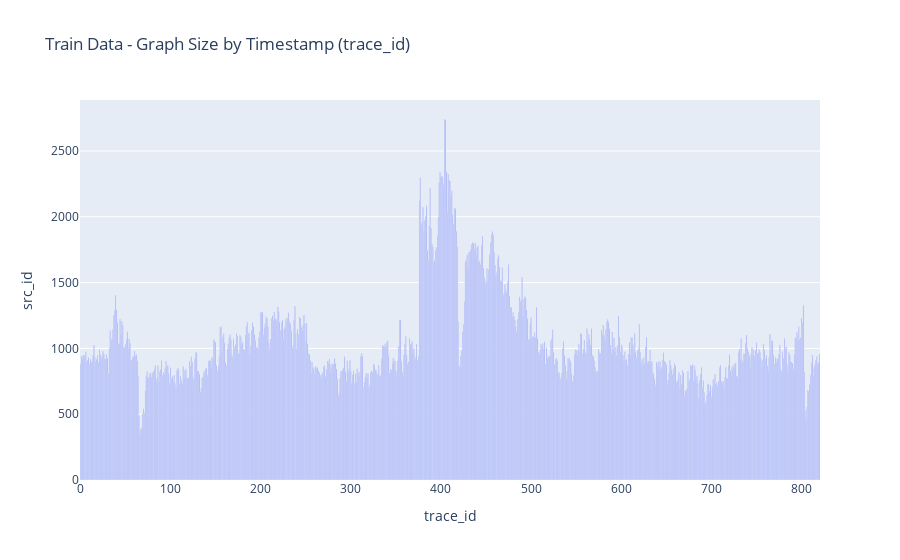
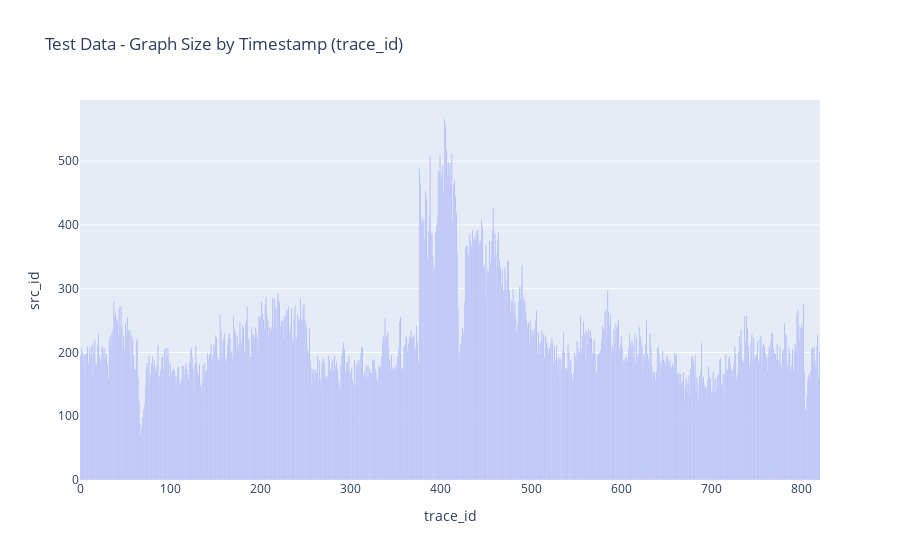
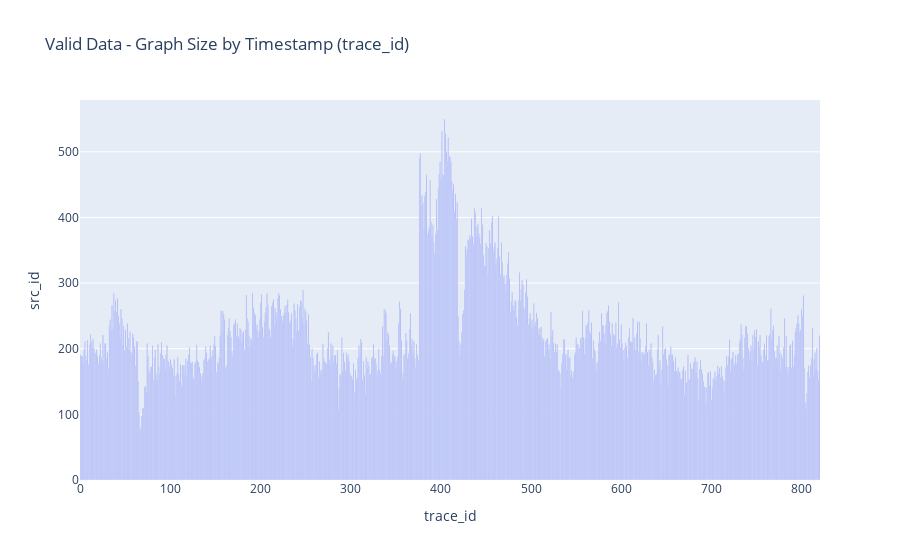

Write notebook code for charts like these, in order.
### Code cell
px.bar(
    train_edges.groupby('trace_id')['src_id'].count().reset_index(),
    x='trace_id',
    y='src_id',
    title='Train Data - Graph Size by Timestamp (trace_id)'
).show()

px.bar(
    test_edges.groupby('trace_id')['src_id'].count().reset_index(),
    x='trace_id',
    y='src_id',
    title='Test Data - Graph Size by Timestamp (trace_id)'
).show()

px.bar(
    valid_edges.groupby('trace_id')['src_id'].count().reset_index(),
    x='trace_id',
    y='src_id',
    title='Valid Data - Graph Size by Timestamp (trace_id)'
).show()

### Figure 1 — Plotly figure (JSON) as saved in the notebook; plotly's stock layout.template omitted (floating-point values rounded to 4 significant figures; data arrays with more than 128 entries replaced by an {"elided": "..."} marker saying what was removed)
{"data": [{"alignmentgroup": "True", "hovertemplate": "trace_id=%{x}<br>src_id=%{y}<extra></extra>", "legendgroup": "", "marker": {"color": "#636efa", "pattern": {"shape": ""}}, "name": "", "offsetgroup": "", "orientation": "v", "showlegend": false, "textposition": "auto", "type": "bar", "x": {"elided": "821 int values"}, "xaxis": "x", "y": {"elided": "821 int values"}, "yaxis": "y"}], "layout": {"barmode": "relative", "legend": {"tracegroupgap": 0}, "title": {"text": "Train Data - Graph Size by Timestamp (trace_id)"}, "xaxis": {"anchor": "y", "domain": [0, 1], "title": {"text": "trace_id"}}, "yaxis": {"anchor": "x", "domain": [0, 1], "title": {"text": "src_id"}}}}

### Figure 2 — Plotly figure (JSON) as saved in the notebook; plotly's stock layout.template omitted (floating-point values rounded to 4 significant figures; data arrays with more than 128 entries replaced by an {"elided": "..."} marker saying what was removed)
{"data": [{"alignmentgroup": "True", "hovertemplate": "trace_id=%{x}<br>src_id=%{y}<extra></extra>", "legendgroup": "", "marker": {"color": "#636efa", "pattern": {"shape": ""}}, "name": "", "offsetgroup": "", "orientation": "v", "showlegend": false, "textposition": "auto", "type": "bar", "x": {"elided": "821 int values"}, "xaxis": "x", "y": {"elided": "821 int values"}, "yaxis": "y"}], "layout": {"barmode": "relative", "legend": {"tracegroupgap": 0}, "title": {"text": "Test Data - Graph Size by Timestamp (trace_id)"}, "xaxis": {"anchor": "y", "domain": [0, 1], "title": {"text": "trace_id"}}, "yaxis": {"anchor": "x", "domain": [0, 1], "title": {"text": "src_id"}}}}

### Figure 3 — Plotly figure (JSON) as saved in the notebook; plotly's stock layout.template omitted (floating-point values rounded to 4 significant figures; data arrays with more than 128 entries replaced by an {"elided": "..."} marker saying what was removed)
{"data": [{"alignmentgroup": "True", "hovertemplate": "trace_id=%{x}<br>src_id=%{y}<extra></extra>", "legendgroup": "", "marker": {"color": "#636efa", "pattern": {"shape": ""}}, "name": "", "offsetgroup": "", "orientation": "v", "showlegend": false, "textposition": "auto", "type": "bar", "x": {"elided": "821 int values"}, "xaxis": "x", "y": {"elided": "821 int values"}, "yaxis": "y"}], "layout": {"barmode": "relative", "legend": {"tracegroupgap": 0}, "title": {"text": "Valid Data - Graph Size by Timestamp (trace_id)"}, "xaxis": {"anchor": "y", "domain": [0, 1], "title": {"text": "trace_id"}}, "yaxis": {"anchor": "x", "domain": [0, 1], "title": {"text": "src_id"}}}}
